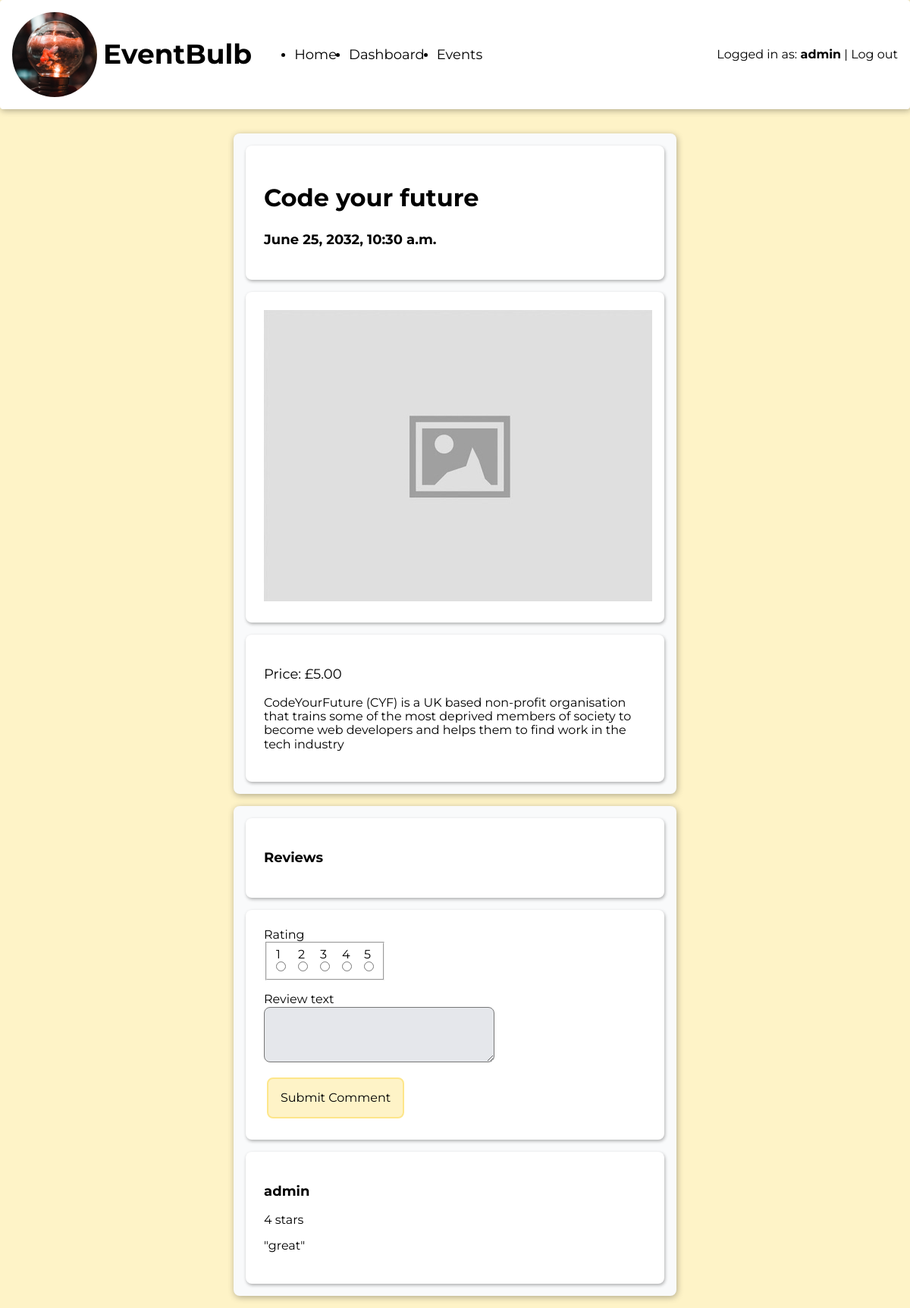
/events/3/ (signed in), run on the app's committed database.
### events/models.py (models this page shows, shortened)
class Event(models.Model):
    title = models.CharField(max_length=255)
    description = models.TextField()
    datetime = models.DateTimeField(auto_now=False, auto_now_add=False)
    cost = models.DecimalField(max_digits=6, decimal_places=2)
    def __str__(self):
        return self.title

class Review(models.Model):
    class Rating(models.IntegerChoices):
        ONE = 1
        TWO = 2
        THREE = 3
        FOUR = 4
        FIVE = 5
    rating = models.IntegerField(choices=Rating.choices)
    text = models.TextField()
    event = models.ForeignKey(
        Event, on_delete=models.CASCADE, blank=True, null=True, related_name="reviews")
    profile = models.ForeignKey(
        "accounts.UserProfile", on_delete=models.CASCADE, blank=True, related_name="reviews")

### accounts/models.py (models this page shows)
class UserProfile(models.Model):
    user = models.OneToOneField(
        User, on_delete=models.CASCADE, related_name="profile")
    attending = models.ManyToManyField(
        Event, blank=True, related_name="attending")
    def __str__(self):
        return self.user.username

### events/views.py (the view)
# urls.py: path('<int:id>/', views.details, name="events_details"),
def details(request, id):
    event = get_object_or_404(Event, id=id)
    print(event)
    return render(request, 'events/details.html', {'event': event})

### templates/events/details.html (shortened to what this page needs)
{% extends 'base.html' %}
{% load static %}
{% block content %}
  <main class="wrap-content">
    <div class="card-background half-width event-details">
      <section class="card event-header">
        <div class="event-info">
          <h2 class="event-title">{{ event.title }}</h2>
          <h3>{{ event.datetime }}</h3>
        </div>
      </section>
      <section class="card">
        <img src="{% static 'images/image_placeholder.jpg' %}" alt="Placeholder">
      </section>
      <section class="card">
        <p class="event-cost">Price: £{{ event.cost }}</p>
        <p>{{ event.description }}</p>
      </section>
    </div>
    {% if event.reviews.all|length > 0 or user.is_authenticated %}
      <div class="card-background half-width">
        <section class="card">
          <h3 class="larger-heading">Reviews</h3>
        </section>
        {% if user.is_authenticated %}
          <section class="card">
            <form class="review-form" action="{% url 'events_add_review' event.id %}" method="POST">
              <div class="input-group">
                <label for="ratings">Rating</label>
                <fieldset id="ratings" class="rating-group">
                  <label for="rating-1">1</label>
                  <label for="rating-2">2</label>
                  <label for="rating-3">3</label>
                  <label for="rating-4">4</label>
                  <label for="rating-5">5</label>
                  <input required type="radio" name="rating" value="1" id="rating-1">
                  <input required type="radio" name="rating" value="2" id="rating-2">
                  <input required type="radio" name="rating" value="3" id="rating-3">
                  <input required type="radio" name="rating" value="4" id="rating-4">
                  <input required type="radio" name="rating" value="5" id="rating-5">
                </fieldset>
              </div>
              <div class="input-group full-width">
                <label for="review-text">Review text</label>
                <textarea name="review-text" id="review-text" cols="30" rows="3"></textarea>
              </div>
              <button class="button yellow" type="submit">Submit Comment</button>
            </form>
          </section>
        {% endif %}
        <div class="reviews-scroller">
          {% for review in event.reviews.all %}
            <section class="card">
                <h3>{{ review.profile }}</h3>
                <p>{{ review.rating }} stars</p>
                {% if review.text|length > 0 %}
                  <p>"{{ review.text }}"</p>
                {% endif %}
            </section>
          {% endfor %}
        </div>
      </div>
    {% endif %}
  </main>
{% endblock %}

### templates/base.html (shortened to what this page needs)
{% load static %}
<!DOCTYPE html>
<html lang="en">
<head>
  <link href="https://cdnjs.cloudflare.com/ajax/libs/normalize/8.0.1/normalize.min.css" rel="stylesheet">
  <link href="https://cdnjs.cloudflare.com/ajax/libs/meyer-reset/2.0/reset.min.css" rel="stylesheet">
  <link rel="stylesheet" href="{% static 'css/style.css' %}">
</head>
<body>
  <header class="navbar">
    <section>
      <img class="logo" src="{% static 'images/logo.jpg' %}" alt="EventBulb Logo">
      <h1 class="site-heading">EventBulb</h1>
      <nav>
        <ul>
          <li>
            <a href="{% url 'information_home' %}">Home</a>
          </li>
          {% if user.is_authenticated %}
          <li >
            <a href="{% url 'events_dashboard' %}">Dashboard</a>
          </li>
          {% endif %}
          <li>
            <a href="{% url 'events_list' %}">Events</a>
          </li>
        </ul>
      </nav>
    </section>
    <nav class="auth-nav">
      {% if user.is_authenticated %}
      <span>Logged in as: <span class="logged-in-username">{{ user.username }}</span></span>
      <span> | </span>
      <a href="{% url 'accounts_logout' %}">Log out</a>
      {% else %}
      <a href="{% url 'accounts_login' %}">Log in</a>
      <span> | </span>
      <a href="{% url 'accounts_register' %}">Register</a>
      {% endif %}
    </nav>
  </header>
  {% block content %}{% endblock content %}
</body>
</html>

### static/css/style.css (style rules this page uses)
:root { --shadow: 1px 2px 8px rgba(0,0,0,0.3); --shadow-small: 1px 2px 4px rgba(0,0,0,0.3); --yellow : #FEF3C7; --yellow-accent: #FDE68A; --gray: #E5E7EB; --gray-accent: #D1D5DB; --gray-light: #F9FAFB; --red: #FECACA; --red-accent: #FCA5A5; }
body { background-color: var(--yellow); display: flex; flex-direction: column; height: 100vh; font-family: 'Montserrat', Helvetica, Arial, sans-serif; }
a { color: inherit; text-decoration: inherit; }
h2 { font-size: 1.25rem; }
h3 { font-size: 1.125rem; }
.navbar { display: grid; grid-template-columns: 1fr 1fr; align-items: center; background-color: white; border-radius: 0.25rem; padding: 1rem; box-shadow: var(--shadow) }
.navbar > section { display: flex; align-items: center; }
.navbar .logo { margin-right: 0.5rem; height: 7rem; width: 7rem; object-fit: cover; border-radius: 100%; }
.site-heading { font-size: 1.5rem; }
.navbar .site-heading { font-size: 2.25rem; margin-right: 1rem; }
.navbar > .auth-nav { justify-self: flex-end; }
.navbar nav > ul { display: flex; align-items: center; }
.navbar nav > ul > li { margin-right: 1rem; }
.navbar nav > ul > li > a, .navbar nav > ul > li > span { font-size: 1.125rem; }
.logged-in-username { font-weight: bold; }
main { margin: 1rem; padding: 1rem; display: grid; gap: 1rem; flex-grow: 1; flex-shrink: 1; }
.card-background { background-color: var(--gray-light); padding: 0.5rem; box-shadow: var(--shadow); border-radius: 0.5rem; display: flex; flex-direction: column; }
.card { margin: 0.5rem; padding: 1.5rem; background-color: white; border-radius: 0.5rem; box-shadow: var(--shadow-small) }
.wrap-content { align-items: flex-start; flex-grow: 0; }
input[type="text"], input[type="password"], textarea { padding: 0.5rem; background-color: var(--gray); border-radius: 0.5rem; }
.button { padding: 1rem; border-radius: 0.5rem; min-width: 175px; margin: 0.25rem; box-sizing: border-box; transition: background-color 150ms; text-align: center; cursor: pointer; }
.button.yellow { background-color: var(--yellow); border: 2px solid var(--yellow-accent); }
.half-width { justify-self: center; width: 50%; }
.event-title { font-size: 2rem; }
.event-details .event-header { display: flex; align-items: center; justify-content: space-between; }
.event-details .event-cost { font-size: 1.125rem; }
.review-form { display: flex; flex-direction: column; align-items: flex-start; }
.review-form .input-group { display: grid; grid-template-columns: 1fr; margin-bottom: 1rem; flex-grow: 1; }
.review-form button { justify-self: flex-end; }
.review-form .rating-group { display: grid; grid-template-columns: repeat(5, 1fr); column-gap: 1rem; }
.review-form .rating-group > label { align-self: flex-end; }
.review-form .rating-group > input { align-self: flex-start; }
.reviews-scroller { max-height: 500px; overflow-y: scroll; }

### data on the page
Event: title "Code your future", datetime "June 25, 2032, 10:30 a.m.", cost "5.00", description "CodeYourFuture (CYF) is a UK based non-profit organisation that trains some of the most deprived members of society to become web developers and helps them to find work in the tech industry"
Review: profile "admin", rating "4", text "great"

### other printed values
{{ user.username }} "admin"
